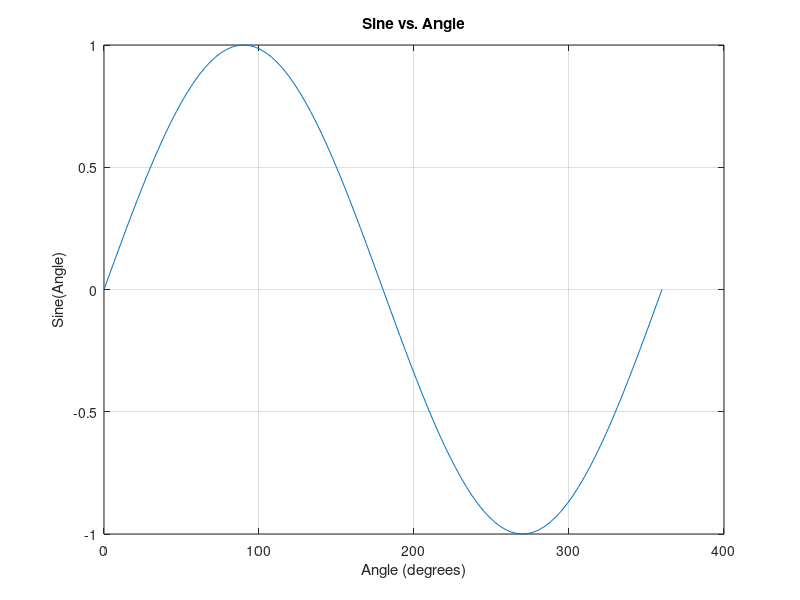

Here is the MATLAB script that generated this plot:
%% Start out with clean slate

clear; clc; close all;      % "close all" closes and plot windows

%% Create a column vector containing angles from 0 to 360 degress,
%  in increments of 5 degrees.

angles = (0 : 3.6 : 360)';

%% Create a column vector of the sine of those angles.

sine_of_angles = sind(angles);

%% Create a matrix (i.e., a table) with the first column containing the angles and the
%  second column containing the sine of the angles.

table = [ angles, sine_of_angles ];

%% Display column heading text

disp('    Angle      Sine');

%% Display the table matrix

disp(table);

%% Create a plot of Sine vs. Angle with title, labels and grid lines.

plot(angles, sine_of_angles);

title('Sine vs. Angle');
xlabel('Angle (degrees)');
ylabel('Sine(Angle)');
grid('on');
